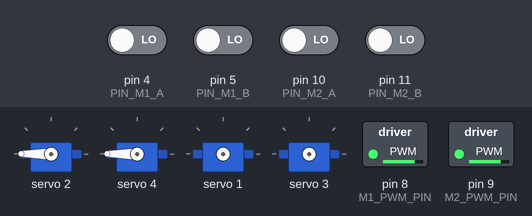
This sketch was run on a simulated Arduino Uno, built for the host (arithmetic inside an expression is 32-bit, double 64-bit). Shown: 4 × servo, switched loads named in the sketch (green lamp = pin HIGH). The inputs (shaded band) are chosen by the test bench; at power-on: pin 4 (PIN_M1_A), pin 5 (PIN_M1_B), pin 10 (PIN_M2_A), pin 11 (PIN_M2_B) LOW. What the sketch prints to the serial monitor is not drawn.

Above: at 2.0 s.
2.1 s: pin 5 (PIN_M1_B) driven HIGH
At 4.6 s:
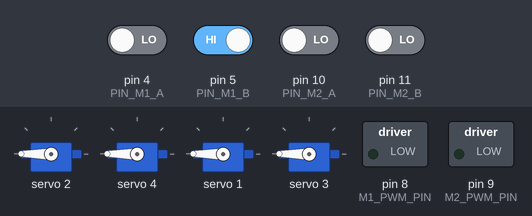
Timing chart, 0 to 6.1 s (numbered marks = the images above; inputs shaded):
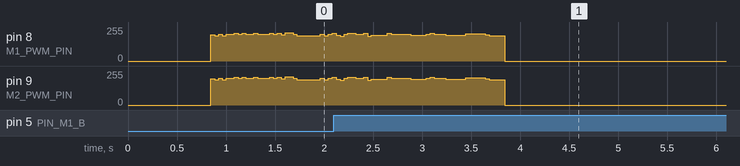

The sketch:

car2_watch_spin_test.ino
```cpp
// 排查用：固定duty=200持續轉3秒，人眼直接看/聽輪子有沒有真的在轉，
// 用來判斷car2_openloop_coldstart_test.ino量到的「duty80以上全部0
// ticks」是馬達真的沒轉，還是編碼器計數沒在動而已。純觀察用，不需要
// 精確重複多次。

#include <Arduino.h>
#include <Wire.h>
#include <Adafruit_PWMServoDriver.h>

Adafruit_PWMServoDriver pwm = Adafruit_PWMServoDriver(0x40, Wire1);

const uint8_t CH_M1_IN1 = 2;
const uint8_t CH_M1_IN2 = 1;
const uint8_t CH_M2_IN1 = 4;
const uint8_t CH_M2_IN2 = 3;

const uint8_t M1_PWM_PIN = 8;
const uint8_t M2_PWM_PIN = 9;

const uint8_t PIN_M1_A = 4;
const uint8_t PIN_M1_B = 5;
const uint8_t PIN_M2_A = 10;
const uint8_t PIN_M2_B = 11;

const uint32_t PWM_PERIOD_US = 200;
const uint8_t RUN_DUTY = 200;
const uint32_t RUN_MS = 3000;

volatile int32_t posM1 = 0;
volatile int32_t posM2 = 0;
volatile uint8_t stateM1 = 0;
volatile uint8_t stateM2 = 0;

static const int8_t QDEC_TABLE[16] = {
  0, -1, 1, 0,
  1, 0, 0, -1,
  -1, 0, 0, 1,
  0, 1, -1, 0
};

void updateQuadM1() {
  uint8_t a = digitalRead(PIN_M1_A);
  uint8_t b = digitalRead(PIN_M1_B);
  uint8_t newState = (a << 1) | b;
  posM1 += QDEC_TABLE[((stateM1 << 2) | newState) & 0x0F];
  stateM1 = newState;
}
void updateQuadM2() {
  uint8_t a = digitalRead(PIN_M2_A);
  uint8_t b = digitalRead(PIN_M2_B);
  uint8_t newState = (a << 1) | b;
  posM2 += QDEC_TABLE[((stateM2 << 2) | newState) & 0x0F];
  stateM2 = newState;
}
void isrM1A() { updateQuadM1(); }
void isrM1B() { updateQuadM1(); }
void isrM2A() { updateQuadM2(); }
void isrM2B() { updateQuadM2(); }

uint8_t curDuty = 0;
uint32_t startMs = 0;
uint32_t lastLogMs = 0;
bool done = false;

void updateMotorPWM() {
  uint32_t phase = micros() % PWM_PERIOD_US;
  uint32_t onUs = (uint32_t)curDuty * PWM_PERIOD_US / 255;
  digitalWrite(M1_PWM_PIN, phase < onUs ? HIGH : LOW);
  digitalWrite(M2_PWM_PIN, phase < onUs ? HIGH : LOW);
}

void setup() {
  Serial.begin(115200);
  delay(300);

  pinMode(M1_PWM_PIN, OUTPUT);
  pinMode(M2_PWM_PIN, OUTPUT);
  pinMode(PIN_M1_A, INPUT);
  pinMode(PIN_M1_B, INPUT);
  pinMode(PIN_M2_A, INPUT);
  pinMode(PIN_M2_B, INPUT);
  attachInterrupt(digitalPinToInterrupt(PIN_M1_A), isrM1A, CHANGE);
  attachInterrupt(digitalPinToInterrupt(PIN_M1_B), isrM1B, CHANGE);
  attachInterrupt(digitalPinToInterrupt(PIN_M2_A), isrM2A, CHANGE);
  attachInterrupt(digitalPinToInterrupt(PIN_M2_B), isrM2B, CHANGE);

  Wire1.begin();
  pwm.begin();
  pwm.setPWMFreq(50);
  pwm.setPin(CH_M1_IN1, 4095);
  pwm.setPin(CH_M1_IN2, 0);
  pwm.setPin(CH_M2_IN1, 4095);
  pwm.setPin(CH_M2_IN2, 0);

  Serial.println(F("=== 3秒固定duty=200觀察測試，請直接看/聽輪子 ==="));
  delay(500);
  curDuty = RUN_DUTY;
  startMs = millis();
  lastLogMs = startMs;
}

void loop() {
  updateMotorPWM();
  uint32_t now = millis();

  if (!done && (now - startMs >= RUN_MS)) {
    done = true;
    curDuty = 0;
    pwm.setPin(CH_M1_IN1, 4095);
    pwm.setPin(CH_M1_IN2, 4095);
    pwm.setPin(CH_M2_IN1, 4095);
    pwm.setPin(CH_M2_IN2, 4095);
    Serial.println(F("=== 結束，已停止 ==="));
  }

  if (!done && (now - lastLogMs >= 200)) {
    lastLogMs = now;
    Serial.print(F("[watch] t="));
    Serial.print(now - startMs);
    Serial.print(F(" duty="));
    Serial.print(curDuty);
    Serial.print(F(" posM1="));
    Serial.print(posM1);
    Serial.print(F(" posM2="));
    Serial.println(posM2);
  }
}
```
